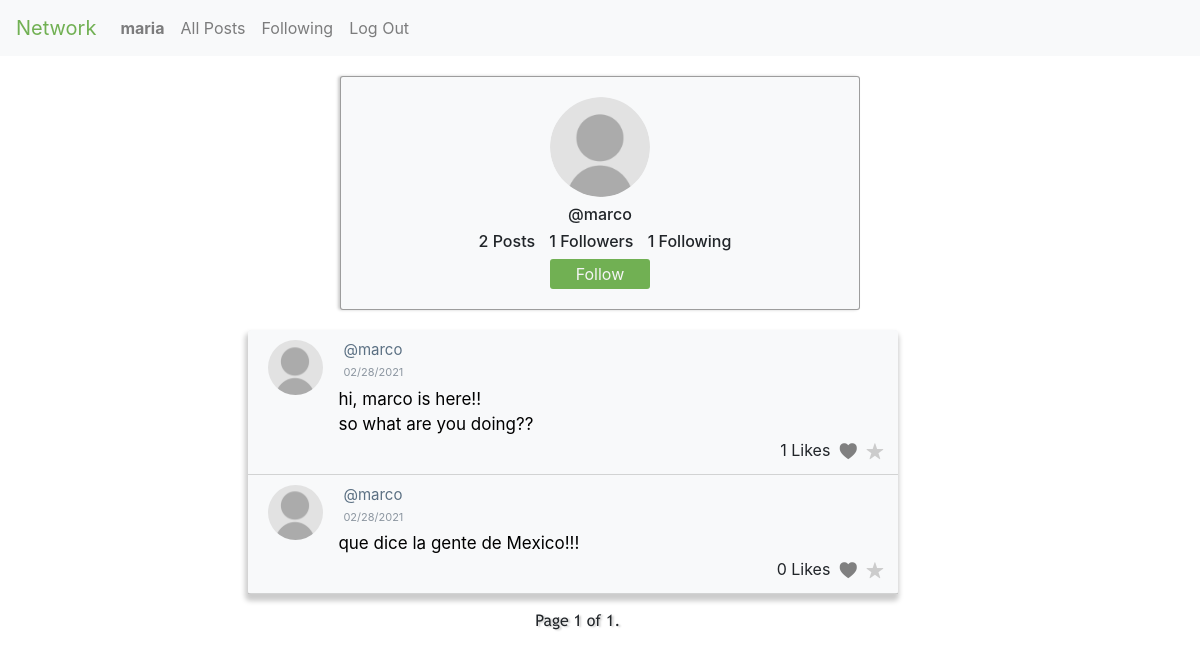
The app's page /profile/marco (signed in) with its own data.
### network/models.py (models this page shows, shortened)
class User(AbstractUser):
    profile_image = models.ImageField(default='../static/network/img/defaultprofile.jpg', verbose_name='user_photo', upload_to='profile_img')
    pass

class Post(models.Model):
    content = models.CharField(max_length=255)
    user = models.ForeignKey(User, on_delete=models.CASCADE, related_name="author")
    likes = models.ManyToManyField(User, related_name="post_likes", null=True,blank=True)
    created_at = models.DateTimeField(auto_now_add=True)

### network/views.py (the view)
# urls.py: path("profile/<str:username>", views.profile_page, name="profile"),
@login_required(login_url='login')
def profile_page(request, username):
    if request.user.is_anonymous:
        redirect('login')
    profile_user = get_object_or_404(User, username=username)
    current_user = request.user
    user_is_following_profileuser = False
    if request.user.is_authenticated:
        user_is_following_profileuser = current_user.following.filter(followed_id=profile_user.id).exists()
    profile_posts = Post.objects.filter(user=profile_user).order_by("id")
    paginator = Paginator(profile_posts, 10)
    page_number = request.GET.get('page')
    page_obj = paginator.get_page(page_number)
    num_posts = len(profile_posts)
    if request.user.is_authenticated:
        if request.method == "POST":
            if "follow_btn" in request.POST:
                Profile.objects.create(follower=current_user, followed=profile_user)
                user_is_following_profileuser = current_user.following.filter(followed_id=profile_user.id).exists()
            elif "unfollow_btn" in request.POST:
                Profile.objects.get(follower=current_user, followed=profile_user).delete()
                user_is_following_profileuser = current_user.following.filter(followed_id=profile_user.id).exists()
    return render(request, "network/profile.html", {
        "profile_user": profile_user,
        "current_user":current_user,
        "profile_posts": page_obj,
        "num_posts": num_posts,
        "user_is_following_profileuser":user_is_following_profileuser
    })

### network/templates/network/profile.html (shortened to what this page needs)
{% extends 'network/layout.html' %}
{% load static %}
{% block body %}
<section class="content">
    <div class="container">
        <div class="row">
            <div class="profile-info">
                <div class="row">
                    <div class="profile-photo">
                        <img src="{{profile_user.profile_image.url}}" alt="">
                    </div>
                </div>
                <div class="row">
                    <div class="profile-name">
                    </div>
                </div>
                <div class="row">
                    <div class="profile-username">
                        <h6>@{{profile_user.username}}</h6>
                    </div>
                </div>
                <div class="row">
                    <div class="profile-user-info">
                        <h6>
                            <span id="profile-posts">{{num_posts}} Posts</span>
                            <span id="profile-followers">{{profile_user.followers.count}} Followers</span>
                            <span id="profile-following">{{profile_user.following.count}} Following</span>
                        </h6>
                    </div>
                </div>
                {% if profile_user != current_user %}
                <div class="row">
                    {% if user_is_following_profileuser == False%}
                    <div class="follow-button">
                        <form action="{% url 'profile' username=profile_user.username %}" method="POST">
                            <button id="follow-button" name="follow_btn">Follow</button>
                        </form>
                    </div>
                    {% endif %}
                </div>
                {% endif %}
            </div>
        </div>
    </div>
    <div id="profile-published-content">
        <div class="container">
            <div class="row">
                <div id="profile-published-post" class="col-12">
                    {% for post in profile_posts%}
                    <div class="posts">
                        <div class="row">
                            <div class="post-photo" class="col-2">
                                <img src="{{post.user.profile_image.url}}" alt="" />
                            </div>
                            <div class="post-name col-6">
                                    <h6>{{post.user.first_name}} {{post.user.last_name}} <span class="post-username">@{{post.user.username}}</span></h6>
                            </div>
                        </div>
                        <div class="row">
                            <p class="post-date col-12">{{post.created_at|date:"SHORT_DATE_FORMAT"}}</p>
                        </div>
                        <div class="row" data-contentid ="{{post.id}}">
                            <p class="post-content col-12" >{{post.content|linebreaksbr}}</p>
                        </div>
                        <div class="row">
                            <div class="post-buttons col-12">
                                <span class="num-likes id_num_likes{{post.id}}">{{post.likes.count}} Likes</span>
                                {% if request.user.is_authenticated %}
                                <span class="{% if request.user in post.likes.all %}in-like-post{% else %}like-post{% endif %} id_color_like{{post.id}}">
                                    <a id="like-post-link" data-postid="{{ post.id }}">N</a>
                                </span>
                                <span class="fav-post"><a href="">R</a></span>
                                {% endif %}
                            </div>
                        </div>
                    </div>
                    {% endfor %}
                </div>
                <div class="pagination">
                    <div id="pagination-content">
                        <span class="step-links">
                        <span class="current">
                            Page {{ profile_posts.number }} of {{ profile_posts.paginator.num_pages }}.
                        </span>
                    </span>
                    </div>
                </div>
            </div>
        </div>
    </div>
</section>
{% endblock %}

### network/templates/network/layout.html (shortened to what this page needs)
{% load static %}
<!DOCTYPE html>
<html lang="en">
    <head>
        <link rel="stylesheet" href="https://stackpath.bootstrapcdn.com/bootstrap/4.4.1/css/bootstrap.min.css">
        <link href="{% static 'network/styles.css' %}" rel="stylesheet">
    </head>
    <body>
        <nav class="navbar navbar-expand-lg navbar-light bg-light">
            <a class="navbar-brand" id="logo-title" href="{% url 'index' %}">Network</a>
            <div>
              <ul class="navbar-nav mr-auto">
                {% if user.is_authenticated %}
                    <li class="nav-item">
                        <a class="nav-link" href="{% url 'profile' username=request.user.username %}"><strong id="username_for_like">{{ user.username }}</strong></a>
                    </li>
                {% endif %}
                <li class="nav-item">
                  <a class="nav-link" href="{% url 'index' %}">All Posts</a>
                </li>
                {% if user.is_authenticated %}
                    <li class="nav-item">
                        <a class="nav-link" href="{% url 'following' %}">Following</a>
                    </li>
                    <li class="nav-item">
                        <a class="nav-link" href="{% url 'logout' %}">Log Out</a>
                    </li>
                {% endif %}
              </ul>
            </div>
        </nav>
        <div class="body">
            {% block body %}
            {% endblock %}
        </div>
    </body>
</html>

### network/static/network/styles.css (style rules this page uses)
* { margin: 0px; padding: 0px; }
#logo-title { color: #71b053; }
.content { width: 72.2%; height: 90vh; margin: 0 auto; margin-top: 20px; }
::placeholder { color: grey; }
#published-post, #profile-published-post { margin: 0 auto; padding: 0; margin-top: 20px; margin-left: 20px; border-radius: 3px; background: #f8f9fa; box-shadow: -1px 5px 5px 2px #ccc; }
.posts { width: 100%; margin-top: 0px; border-bottom: 1px solid rgba(173, 173, 173, 0.5); transition: all 300ms; }
.posts .post-name, .posts .post-date, .posts .post-content, .posts .post-photo { padding-left: 10px; padding-top: 10px; }
.posts .post-photo { width: 55px; height: 55px; margin-top: 10px; margin-left: 35px; border-radius: 50%; overflow: hidden; transition: all 300ms; }
.posts .post-photo img { width: 60px; height: 60px; margin-top: -13.5px; margin-left: -13px; border-radius: 50%; transition: all 300ms; }
.post-name { margin-left: 10px; font-family: -apple-system, BlinkMacSystemFont, 'Segoe UI', Roboto, Oxygen, Ubuntu, Cantarell, 'Open Sans', 'Helvetica Neue', sans-serif; }
.post-name span { font-weight:normal; font-size: 15px; color: rgb(91, 112, 131); }
.post-date { margin-top: -41px; margin-left: 100px; color: rgb(140, 150, 160); font-size: 11px; font-weight: normal; }
.post-content { margin-left: 95px; margin-top: -20px; margin-bottom: 0px; padding-right: 140px; color: black; font-size: 17px; }
.post-buttons { text-align: right; margin-bottom: 10px; }
.like-post, .fav-post, .num-likes, .edit-post-link, .in-like-post { margin-right: 15px; margin-left: -10px; }
.like-post a { font-family:'icons'; text-decoration: none; color: grey; transition: all 400ms; }
.fav-post a { font-family:'icons'; text-decoration: none; color: #ccc; transition: all 300ms; }
.pagination { width: 100%; margin: 10px; margin-left: 59px; margin-top: 15px; text-align: center; cursor: pointer; }
#pagination-content { width: 100%; font-family: 'TrebuchetMS'; font-size: 16px; text-shadow: 2px 1px 2px #ccc; }
.profile-info { width: 60%; margin: 0 auto; background: #f8f9fa; border: 1px solid rgba(68, 67, 67, 0.5); border-radius: 3px; box-shadow: -2px 0px 3px #ccc; }
.profile-photo { width: 100px; height: 100px; margin: 0 auto; margin-top: 20px; border-radius: 50%; overflow: hidden; }
.profile-photo img { width: 105px; height:100px; padding-right: 5px; border-radius: 50%; }
.profile-name, .profile-username, .profile-user-info, .follow-button, .edit-profile-button, .unfollow-button { width: 100%; margin: 0 auto; text-align: center; }
.profile-user-info h6 span { margin-left: 10px; }
#follow-button, #edit-profile-button, #unfollow-button { width: 100px; padding: 3px; border: none; border-radius: 3px; color: whitesmoke; background: #71b053; margin-bottom: 20px; transition: all 300ms; }
#profile-published-content { width: 75%; margin: 0 auto; margin-right: 155px; margin-bottom: 50px; }

### records on screen
User: username "maria"
User: profile_image (placeholder picture), username "marco", followers.count "1", following.count "1"
Post: user.profile_image (placeholder picture), user.username "marco", created_at "02/28/2021", content "hi, marco is here!! so what are you doing??", likes.count "1"
Post: user.profile_image (placeholder picture), user.username "marco", created_at "02/28/2021", content "que dice la gente de Mexico!!!", likes.count "0"

### other values on screen
{{ num_posts }} "2"
{{ profile_posts.number }} "1"
{{ profile_posts.paginator.num_pages }} "1"
